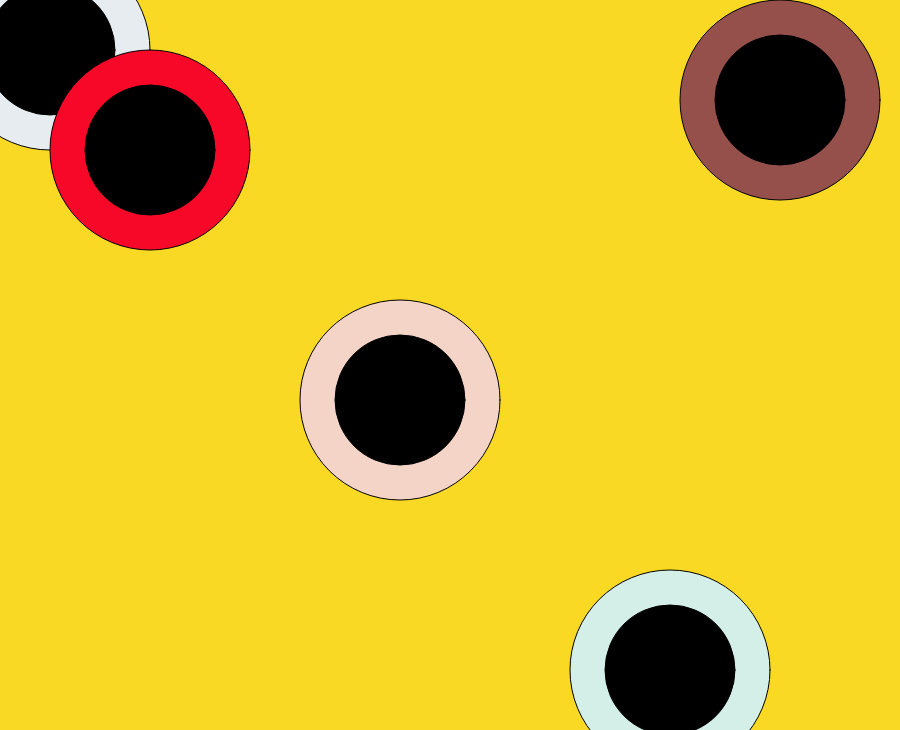
Frame 1 (no input)
Frame 60 (no input): identical to frame 1, image omitted
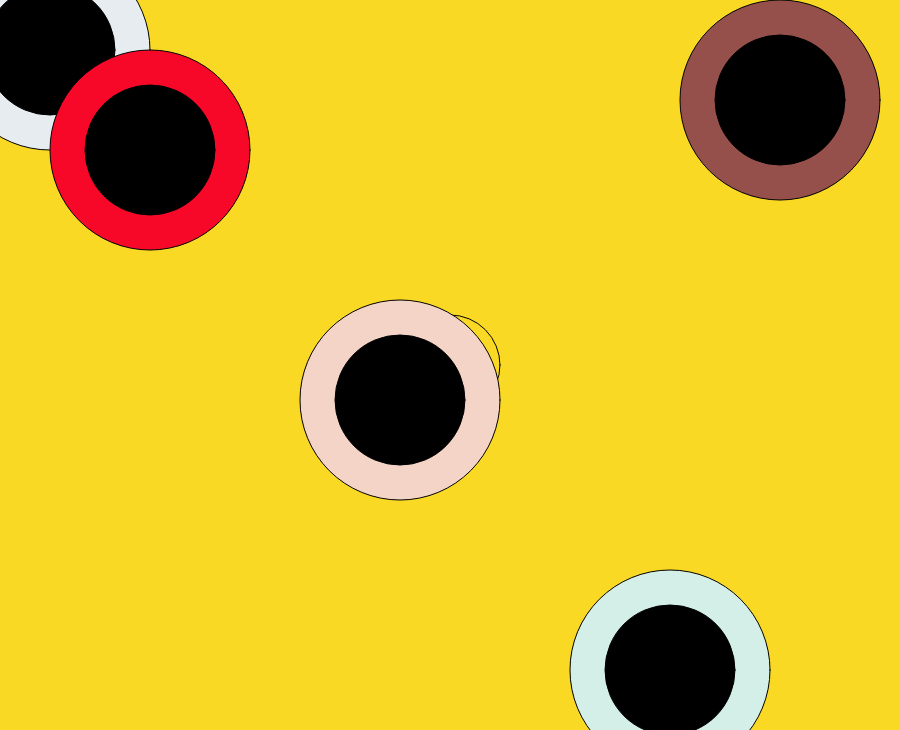
Frame 120 (the mouse pressed at the canvas centre since frame 60)

The p5.js sketch that drew these frames (run headless with seeded random() and noise() and a simulated clock; from frame 60 on, the mouse is pressed at the canvas centre):

// p5.js sketch
// ── sketch.js
function setup(){
	createCanvas(900, 730);
}

function draw(){
	background(250, 217, 37);
	fill(250, 217, 37);
	ellipse(mouseX, mouseY, 100, 100);



//doughnut #2//
	fill(245, 212, 200);
	ellipse(400, 400, 200, 200);
	fill(0);
	ellipse(400, 400, 130, 130);

//doughnut #3//
	fill(230, 236, 240);
	ellipse(50, 50, 200, 200);
	fill(0);
	ellipse(50, 50, 130, 130);

	drawDonut1(247, 8, 40, 150, 150);
	drawDonut1(212, 239, 231, 670, 670);
	drawDonut1(149, 80, 75, 780, 100);
}

//doughnut #1//
function drawDonut1(r, g, b, x, y){
	fill(r, g, b);
	ellipse(x, y, 200, 200);
	fill(0);
	ellipse(x, y, 130, 130);
}
